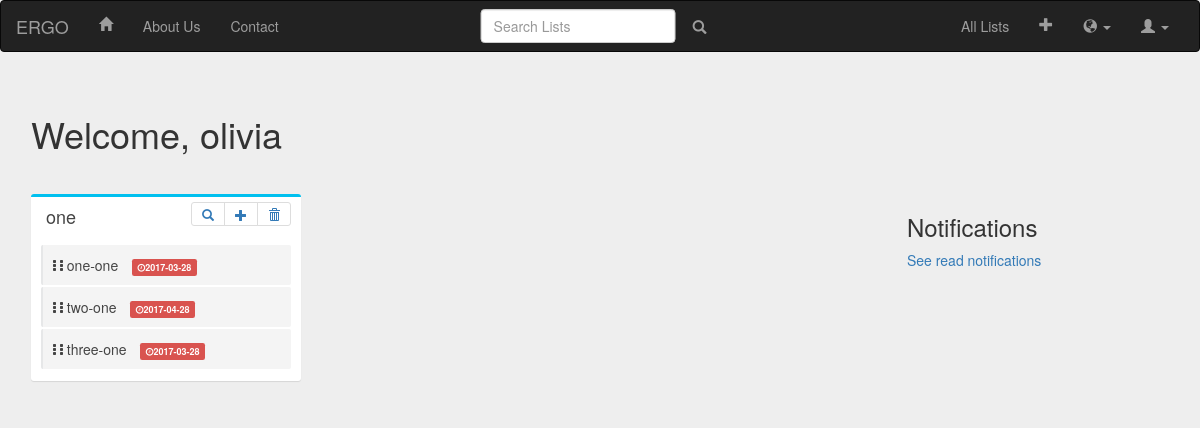
The page /olivia/home (signed in) on the database its author committed.
### models.py (models this page shows, shortened)
class User(UserMixin, db.Model):
    id = db.Column('user_id', db.Integer, primary_key=True, autoincrement=True)
    username = db.Column('username', db.String(64), unique=True, nullable=False)
    name = db.Column('name', db.String(120), unique=False, nullable=False)
    dob = db.Column('date_of_birth', db.DateTime, nullable=False)
    email = db.Column('email', db.String(64), nullable=False, unique=True)
    registration_time = db.Column('registration_time',db.DateTime, default=datetime.utcnow)
    password_hash = db.Column('password_hash',db.String(80), nullable=False)
    remember_me = db.Column('remember_me', db.Boolean, unique=False, default=False)
    profile_picture_filename = db.Column('profile_picture_filename', db.String(64))
    profile_picture_url = db.Column('profile_picture_url', db.String(64))
    followed = db.relationship(
    'User', secondary=followers,
    primaryjoin=(followers.c.follower_id == id),
    secondaryjoin=(followers.c.followed_id == id),
    backref=db.backref('followers', lazy='dynamic'), lazy='dynamic')
    tasks = db.relationship(
        'Task',
        backref=db.backref('user', lazy='joined'),
        cascade="all, delete-orphan",
        passive_deletes=True
    )
    lists = db.relationship(
        'List',
        backref=db.backref('user', lazy='joined'),
        cascade="all, delete-orphan",
        passive_deletes=True
    )
    comments = db.relationship(
        'Comment',
        backref= db.backref('user', lazy='joined'),
        cascade="all, delete-orphan",
        passive_deletes=True
    )
    notif = db.relationship(
        'Notif',
        backref= db.backref('user', lazy='joined'),
        cascade="all, delete-orphan",
        passive_deletes=True
    )

class List(db.Model):
    id = db.Column('list_id', db.Integer, primary_key=True, autoincrement=True)
    create_time = db.Column('create_time', db.DateTime, default=datetime.utcnow)
    user_id = db.Column('user_id', db.Integer, db.ForeignKey('user', ondelete='CASCADE'), nullable=False)
    name = db.Column('name', db.String(100), nullable=False)
    description = db.Column('description', db.String(200))
    tasks = db.relationship(
            'Task',
            backref= db.backref('list', lazy='joined'),
            cascade="all, delete-orphan",
            passive_deletes=True
        )
    comments = db.relationship(
            'Comment',
            backref= db.backref('list', lazy='joined'),
            cascade="all, delete-orphan",
            passive_deletes=True
        )
    all_users = db.relationship(
    'User', secondary=shared_lists,
    backref=db.backref('all_lists', lazy='dynamic'), lazy='dynamic')

class Task(db.Model):
    __tablename__ = 'task-table'
    id = db.Column('task_id', db.Integer, primary_key=True, autoincrement=True)
    create_time = db.Column('create_time', db.DateTime,
                            default=datetime.utcnow)
    start_time = db.Column('start_time', db.DateTime)
    end_time = db.Column('end_time', db.DateTime)
    deadline = db.Column('deadline', db.DateTime, nullable=False)
    user_id = db.Column('user_id', db.Integer, db.ForeignKey(
        'user', ondelete='CASCADE'), nullable=False)
    name = db.Column('name', db.String(100), nullable=False)
    description = db.Column('description', db.String(200))
    status = db.Column('status', db.Enum(
        *['Pending', 'Ongoing', 'Completed']), nullable=False, default='Pending')
    priority = db.Column('priority', db.Boolean, nullable=False, default=False)
    relpriority =  db.Column('relpriority', db.Integer)
    incentive = db.Column('incentive', db.String(200))
    consequences = db.Column('consequences', db.String(200))
    list_id = db.Column('list_id', db.Integer, db.ForeignKey('list.list_id', ondelete='CASCADE'), nullable=False)
    dependent = db.relationship(
    'Task', secondary=dependent_tasks,
    primaryjoin=(dependent_tasks.c.task_id == id),
    secondaryjoin=(dependent_tasks.c.dependent_id == id),
    backref=db.backref('dependent_tasks', lazy='dynamic'), lazy='dynamic')

### api/add_task.py (the view, shortened to what this page needs)
@task_blueprint.route('/<user_name>/home',methods=['POST','GET'])
@login_required
def go_home(user_name):
    userid=User.query.filter(User.username==user_name).first().id
    user=User.query.filter(User.username==user_name).first()
    sort_form=SortForm()
    Tasks=Task.query.filter(Task.user_id==userid)
    notifs=Notif.query.filter(Notif.user_id == userid, Notif.status == 'Unread').order_by(Notif.create_time)
    lists = List.query.filter(List.user_id==userid)
    tasks_of_lists = []
    for list in lists:
        tasks_of_lists.append((list,Task.query.filter(Task.list_id==list.id).order_by(Task.relpriority)))
    '''
    if sort_form.validate_on_submit():
        if sort_form.criteria.data == 'Deadline(near)':
            tasks=Task.query.filter(Task.user_id==userid).order_by(Task.deadline)

        if sort_form.criteria.data == 'Deadline(far)':
            tasks=Task.query.filter(Task.user_id==userid).order_by(Task.deadline.desc())

        if sort_form.criteria.data == 'Name(A-Z)':
            tasks=Task.query.filter(Task.user_id==userid).order_by(Task.name)
            #print('****************')
            #print(tasks)
            #print('****************')

        if sort_form.criteria.data == 'Name(Z-A)':
            tasks=Task.query.filter(Task.user_id==userid).order_by(Task.name.desc())


            return render_template('home.html',notifs=notifs,sort_form=sort_form,user=User.query.get(userid),tasks=tasks, lists=lists, tasks_of_lists=tasks_of_lists)
    '''
    return render_template('home.html',notifs=notifs, sort_form=sort_form,user=User.query.get(userid),tasks=Tasks,lists=lists, tasks_of_lists=tasks_of_lists)

### api/add_task.py
class SortForm(FlaskForm):
    criteria = SelectField('Sort by:', choices=[('Deadline(near)','Deadline(near)'),('Deadline(far)','Deadline(far)'),('Name(A-Z)','Name(A-Z)'),('Name(Z-A)','Name(Z-A)')],default='Name(A-Z)')

### app.py (called while the page is built)
@login_manager.user_loader
def load_user(user_id):
    return User.query.get(int(user_id))

### models.py (called while the page is built)
@event.listens_for(engine.Engine, 'connect')
def __set_sqlite_pragma(db_conn, conn_record):
    cursor = db_conn.cursor()
    cursor.execute('PRAGMA foreign_keys=ON;')
    cursor.close()

### templates/home.html (shortened to what this page needs)
{% extends 'base.html' %}
{% block navbar %}
<nav class="navbar navbar-default navbar-inverse">
<div class="container-fluid">
<div class="navbar-header">
<a class="navbar-brand" href="#">ERGO</a>
</div>
<div id="navbar" class="navbar-collapse collapse">
<ul class="nav navbar-nav">
  <li><a href="#"><span class="glyphicon glyphicon-home"></span> </a></li>
  <li><a href="#">About Us</a></li>
  <li><a href="#">Contact</a></li>
</ul>
<ul class="nav navbar-nav navbar-center">
	<form class="navbar-form navbar-left" action="/{{user.username}}/home">
	  <div class="form-group">
		<input type="text" class="form-control" placeholder="Search Lists" name="query" id="query">
	  </div>
	  <button type="submit" class="btn btn-link glyphicon glyphicon-search">  </button>
	</form>
</ul>
<ul class="nav navbar-nav navbar-right">
<li> <a href="/{{user.username}}/all_lists">All Lists</a></li>
  <li><a href="/{{user.username}}/addlist"><span class="glyphicon glyphicon-plus" data-toggle="tooltip" title="Add Lists" data-placement="bottom"></span></a></li>
  <li class="dropdown">
  <a href="#" class="dropdown-toggle" data-toggle="dropdown" role="button" aria-haspopup="true" aria-expanded="false"><span class="
glyphicon glyphicon-globe" data-toggle="tooltip" title="Connect with Users" data-placement="bottom"></span> <span class="caret"></span></a>
  </li>
  <li class="dropdown">
	<a href="#" class="dropdown-toggle" data-toggle="dropdown" role="button" aria-haspopup="true" aria-expanded="false"><span class="
glyphicon glyphicon-user"></span> <span class="caret"></span></a>
  </li>
</ul>
</div>
</div>
</nav>
{% endblock %}
{% block content %}
<div class="row">
    <div class="col-sm-6">
    <div class="page-header">
        <h1>Welcome, {{ user.name }}</h1>
    </div>
  </div>
</div>
<link href="https://maxcdn.bootstrapcdn.com/font-awesome/4.3.0/css/font-awesome.min.css" rel="stylesheet">
<div class="row">
<div class="col-sm-9" style="position : fixed; overflow-y : auto;">
    <div class="row">
    {% if tasks_of_lists %}
    {% for tasker in tasks_of_lists %}
      <div class="col-md-4">
        <div class="box box-aqua">
          <div class="box-header ui-sortable-handle" style="cursor: move;">
                    <h3 class="box-title"><a href="/{{user.username}}/list/{{tasker[0].id}}" style="color:inherit">{{tasker[0].name}}</a></h3>
            <div class="box-tools pull-right">
              <ul class="pagination pagination-sm inline">
                 <li><a href=""><span class="glyphicon glyphicon-search" data-toggle="tooltip" title="Search Task" data-placement="bottom"></span> </a></li>
                <li><a href="/{{user.username}}/list/{{tasker[0].id}}/newtask"> <span class="glyphicon glyphicon-plus" data-toggle="tooltip" title="Add Task" data-placement="bottom"></span> </a></li>
                <li><a href="/{{user.username}}/list/{{tasker[0].id}}/delete"> <span class="glyphicon glyphicon-trash" data-toggle="tooltip" title="Delete List" data-placement="bottom"></span> </a></li>
              </ul>
            </div>
          </div>
          <div class="box-body">
              <ul class="todo-list ui-sortable">
                {%for task in tasker[1] %}
                <li>
                  <span class="handle ui-sortable-handle">
                    <i class="fa fa-ellipsis-v"></i>
                    <i class="fa fa-ellipsis-v"></i>
                  </span>
                  {% if task.status == "Completed" %}
                    <span class="glyphicon glyphicon-ok"></span>
                    <span class="text"><strike>{{task.name}}</strike></span>
                  {% else %}
                    <span class="text">{{task.name}}</span>
                {% endif %}
                  <small class="label label-danger"><i class="fa fa-clock-o"></i id="date">{{task.deadline.strftime('%Y-%m-%d')}}</small>
                </li>
                {% endfor %}
            </ul>
        </div>
    </div>
</div>
{% endfor %}
{% endif %}
</div>
</div>
<div class="col-sm-9"></div>
<div class="col-sm-3" >
	<h3>Notifications</h3>
	<a href="/{{user.username}}/see_read_notifs">See read notifications</a>
	<hr>
</div>
</div>
            {% from "_formhelpers.html" import render_field %}
{% endblock %}

### templates/base.html (style rules this page uses)
body { background: #eee; }
.box.box-aqua { border-top-color: #00c0ef !important; }
.box { position: relative; border-radius: 3px; background: #ffffff; border-top: 3px solid #d2d6de; margin-bottom: 20px; width: 100%; min-height: 40%; box-shadow: 0 1px 1px rgba(0, 0, 0, 0.1); }
.box-header { color: #444; display: block; padding: 10px; position: relative; }
.box-header .box-title { display: inline-block; font-size: 18px; margin: 0; line-height: 1; }
.box-header>.box-tools { position: absolute; right: 10px; top: 5px; }
.inline { display: inline; }
.box-body { border-top-left-radius: 0; border-top-right-radius: 0; border-bottom-right-radius: 3px; border-bottom-left-radius: 3px; padding: 10px; }
.todo-list { margin: 0; padding: 0; list-style: none; overflow: auto; }
.todo-list>li { border-radius: 2px; padding: 10px; background: #f4f4f4; margin-bottom: 2px; border-left: 2px solid #e6e7e8; color: #444; }
.todo-list>li .label { margin-left: 10px; font-size: 9px; }
.btn { border-radius: 3px; -webkit-box-shadow: none; box-shadow: none; border: 1px solid transparent; }
@media (min-width: 768px) { .navbar-nav.navbar-center { position: absolute; left: 50%; transform: translatex(-50%); } }

### rows shown on the page
User: name "olivia"
List: name "one"
Task: name "one-one", deadline "2017-03-28"
Task: name "two-one", deadline "2017-04-28"
Task: name "three-one", deadline "2017-03-28"
